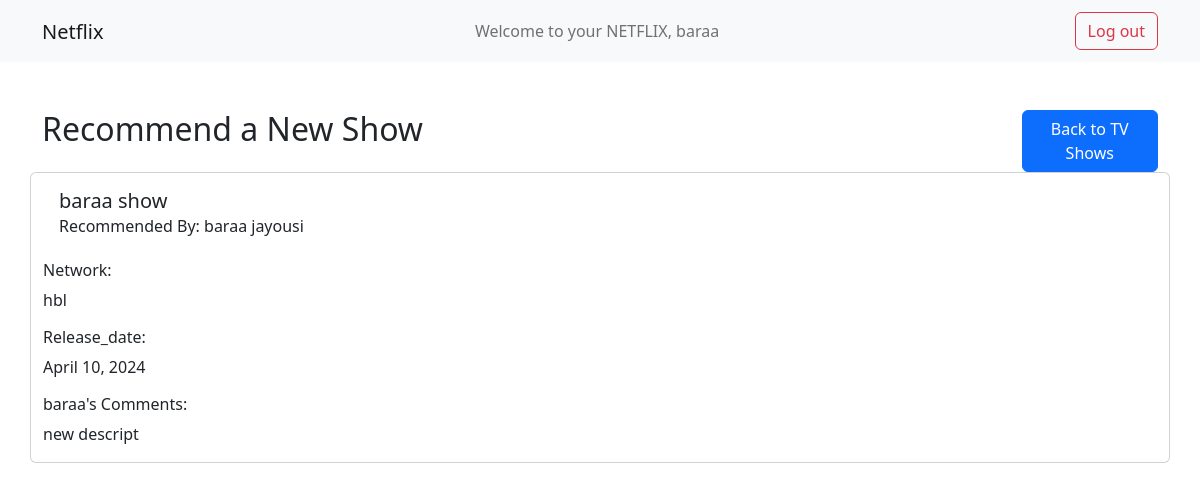
The page /shows/2 (signed in) on the database as committed earlier.
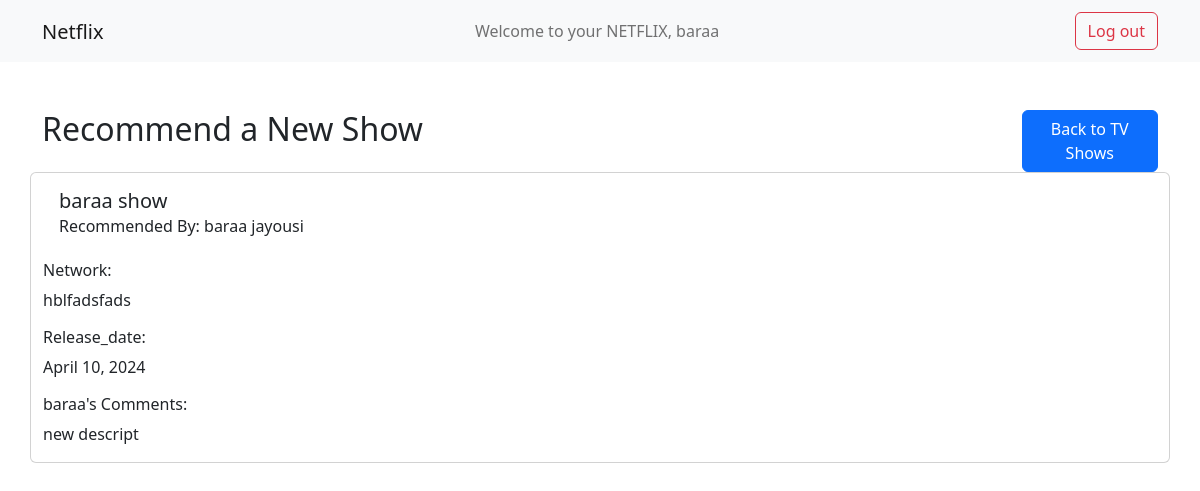
The same page on the database as committed later.
### shows_application/models.py (models this page shows)
class Show(models.Model):
  title= models.CharField(max_length=255)
  network = models.CharField(max_length=255)
  release_date= models.DateField()
  comments= models.TextField()
  user = models.ForeignKey(User, on_delete=models.CASCADE)
  created_at= models.DateTimeField(auto_now_add=True)
  updated_at = models.DateTimeField(auto_now= True)
  objects = showManager()

### authentication_app/models.py (models this page shows)
class User(models.Model):
  first_name= models.CharField(max_length=100)
  last_name = models.CharField(max_length=100)
  email= models.EmailField(max_length=254, unique=True)
  password = models.CharField(max_length=255)
  objects = UserManager()

### shows_application/views.py (the view)
# urls.py: path('/<int:show_id>', views.render_show_details, name='render_show_details'),
def render_show_details(request, show_id):
  if "user_id" in request.session:
    context={
      'show': Show.objects.get_show_by_id(show_id=show_id),
      "logged_user" : User.objects.get_user_by_id(request.session['user_id']),
    }
    if request.method == "GET":
      return render(request, 'show_details.html', context)

### authentication_app/models.py (called while the page is built)
  def get_user_by_id(self, user_id):
    return  self.get(id = user_id)

### shows_application/models.py (called while the page is built)
  def get_show_by_id(self, show_id):
    try:
        return self.get(id = show_id)
    except:
      print("show Id doesn't exist")

### shows_application/templates/show_details.html (shortened to what this page needs)
{% extends 'main_layout.html' %}
{% block user_greeting %}Welcome to your NETFLIX, {{logged_user.first_name}} {% endblock %}
{% block content %}
<div class="row">
  <div class="col-6">
    <h2>Recommend a New Show</h2>
  </div>
  <div class="col-6 text-end">
    <a href="{% url 'shows:render_shows' %}" class="btn btn-primary w-25">Back to TV Shows</a>
  </div>
</div>
<div class="row mb-5">
  <div class="card">
    <div class="card-body">
      <h5 class="card-title">
        {{show.title}}
      </h5>
      <h6 class="card-subtitle mb-2 text-body-secondary">Recommended By: {{show.user.first_name}} {{show.user.last_name}}</h6>
    </div>
    <div class="row">
      <h6>Network:</h6>
      <p>{{show.network}}</p>
    </div>
    <div class="row">
      <h6>Release_date:</h6>
      <p>{{show.release_date}}</p>
    </div>
    <div class="row">
      <h6>{{show.user.first_name}}'s Comments:</h6>
      <p>{{show.comments}}</p>
    </div>
  </div>
</div>
{% endblock %}

Rows that differ between the two databases and show on the page:
changed Show "baraa show": network "hbl" → "hblfadsfads"
